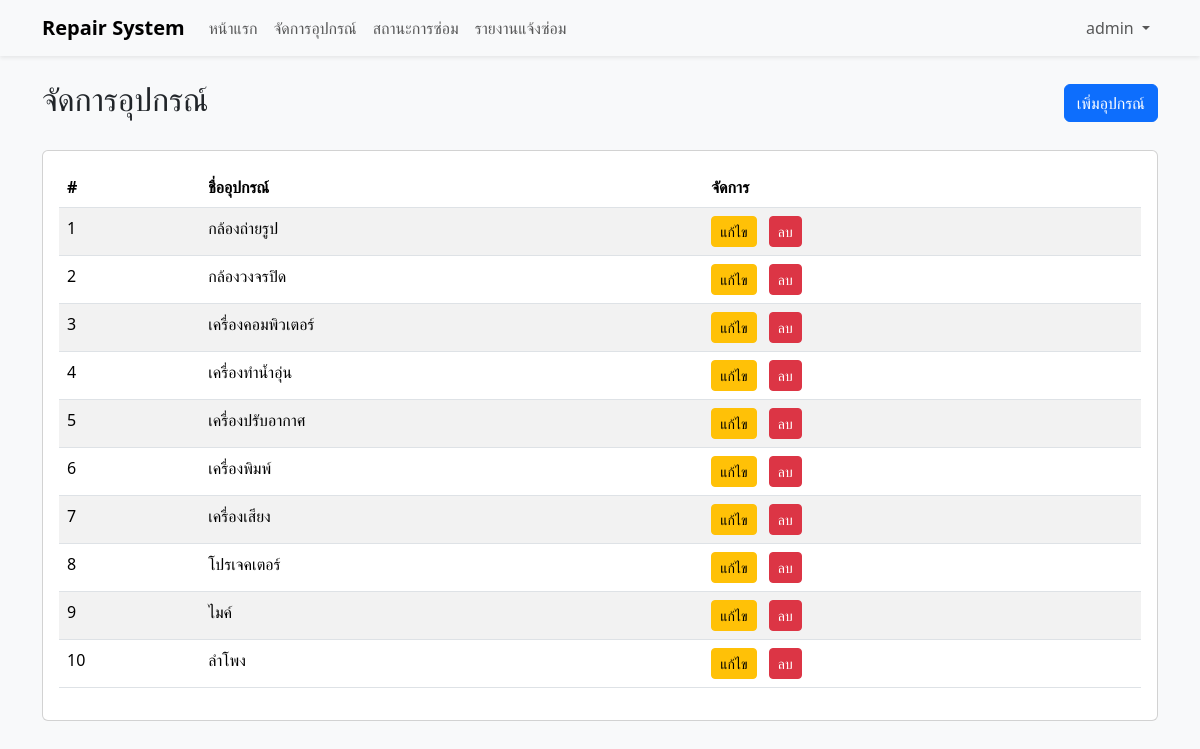
Screenshot of /frontend/admin/equipment.php (signed in) with the database file from the repository.
### tables this page shows
CREATE TABLE equipment (
    id INT AUTO_INCREMENT PRIMARY KEY,
    name VARCHAR(255) NOT NULL UNIQUE,
    created_at TIMESTAMP DEFAULT CURRENT_TIMESTAMP
);

### frontend/admin/equipment.php (the view, shortened to what this page needs)
<?php
require_once('../../configs/connect.php');
$stmt = $conn->prepare("SELECT * FROM equipment ORDER BY name ASC");
$stmt->execute();
$equipments = $stmt->fetchAll();
?>
<!DOCTYPE html>
<html lang="th">
<head>
    <link href="https://cdn.jsdelivr.net/npm/bootstrap@5.3.2/dist/css/bootstrap.min.css" rel="stylesheet">
</head>
<body class="bg-light">
    <?php include_once('../../frontend/layouts/navbar.php'); ?>
    <div class="container mt-4">
        <div class="d-flex justify-content-between align-items-center mb-4">
            <h2>จัดการอุปกรณ์</h2>
            <a href="form_equipment.php" class="btn btn-primary">เพิ่มอุปกรณ์</a>
        </div>
        <div class="card">
            <div class="card-body">
                <div class="table-responsive">
                    <table class="table table-striped">
                        <thead>
                            <tr>
                                <th>#</th>
                                <th>ชื่ออุปกรณ์</th>
                                <th>จัดการ</th>
                            </tr>
                        </thead>
                        <tbody>
                            <?php if (count($equipments) > 0): ?>
                                <?php foreach ($equipments as $index => $equipment): ?>
                                    <tr>
                                        <td><?= $index + 1 ?></td>
                                        <td><?= htmlspecialchars($equipment['name']) ?></td>
                                        <td>
                                            <a href="form_equipment.php?id=<?= $equipment['id'] ?>"
                                               class="btn btn-sm btn-warning me-2">แก้ไข</a>
                                            <a href="../backend/equipment_action.php?delete_equipment=<?= $equipment['id'] ?>"
                                               class="btn btn-sm btn-danger"
                                               onclick="return confirm('คุณต้องการลบอุปกรณ์นี้หรือไม่?')">ลบ</a>
                                        </td>
                                    </tr>
                                <?php endforeach; ?>
                            <?php else: ?>
                                <tr>
                                    <td colspan="3" class="text-center">ไม่มีข้อมูลอุปกรณ์</td>
                                </tr>
                            <?php endif; ?>
                        </tbody>
                    </table>
                </div>
            </div>
        </div>
    </div>
</body>
</html>

### rows the page displays
equipment: name "กล้องถ่ายรูป"
equipment: name "กล้องวงจรปิด"
equipment: name "เครื่องคอมพิวเตอร์"
equipment: name "เครื่องทำน้ำอุ่น"
equipment: name "เครื่องปรับอากาศ"
equipment: name "เครื่องพิมพ์"
equipment: name "เครื่องเสียง"
equipment: name "โปรเจคเตอร์"
equipment: name "ไมค์"
equipment: name "ลำโพง"

### other values shown
$_SESSION['username'] "admin"
